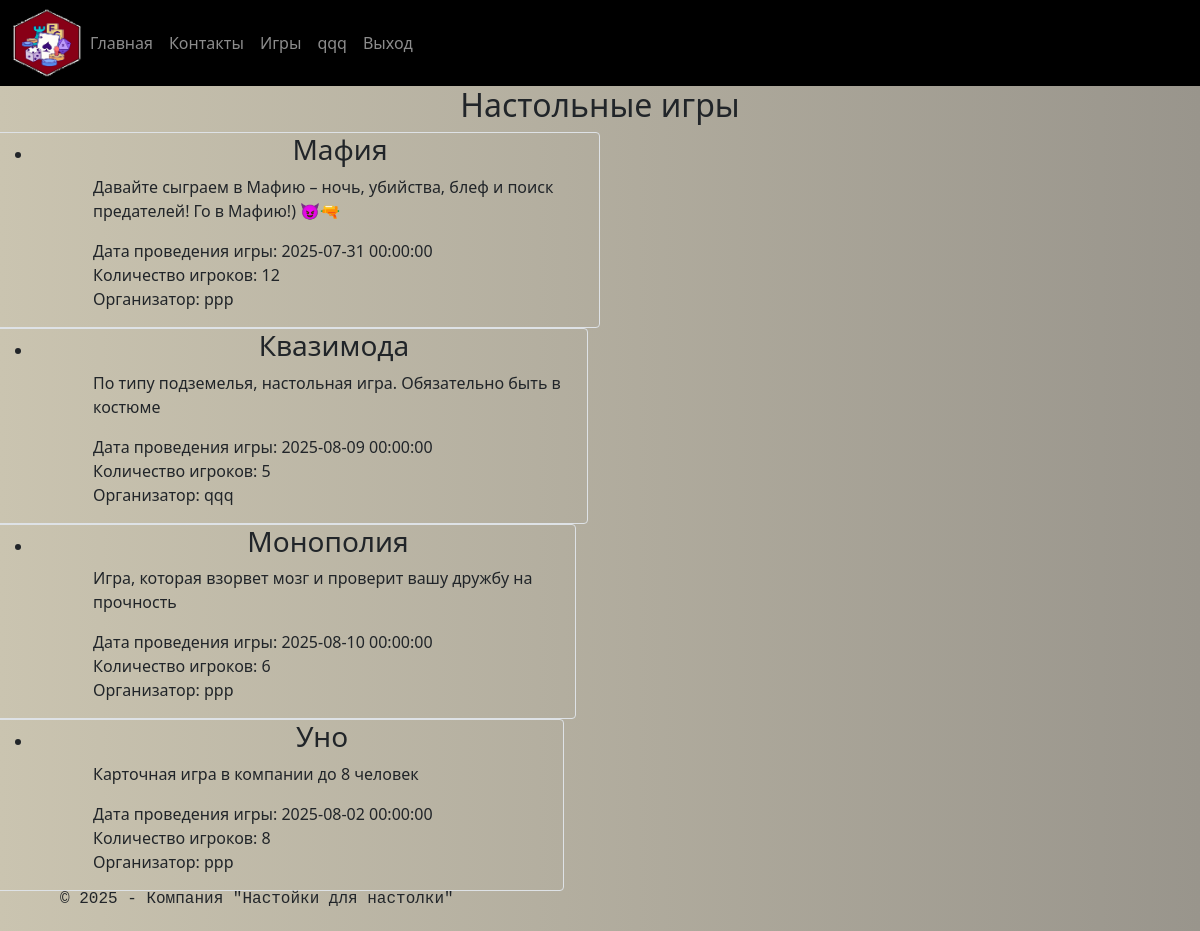
/boardgames (signed in), run on the app's committed database.
### data/users.py (models this page shows, shortened)
class Player(SqlAlchemyBase, UserMixin, SerializerMixin):
    __tablename__ = 'players'
    id = sqlalchemy.Column(sqlalchemy.Integer,
                           primary_key=True, autoincrement=True)
    name = sqlalchemy.Column(sqlalchemy.String, nullable=True)
    about = sqlalchemy.Column(sqlalchemy.String, nullable=True)
    email = sqlalchemy.Column(sqlalchemy.String, unique=True,
                              index=True, nullable=True)
    hashed_password = sqlalchemy.Column(sqlalchemy.String,
                                        nullable=True)
    level = sqlalchemy.Column(sqlalchemy.Integer, default=False,
                           autoincrement=True)
    create_date = sqlalchemy.Column(sqlalchemy.DateTime,
                                    default=datetime.datetime.now())
    games = orm.relationship("Games", back_populates='owner', lazy="joined")
    teams = orm.relationship("Teams", back_populates='owner', lazy="joined")

### data/games.py (models this page shows, shortened)
class Games(SqlAlchemyBase, SerializerMixin):
    __tablename__ = 'boardgames'
    id = sqlalchemy.Column(sqlalchemy.Integer,
                           primary_key=True, autoincrement=True)
    name_game = sqlalchemy.Column(sqlalchemy.String, nullable=True)
    content = sqlalchemy.Column(sqlalchemy.String, nullable=True)
    event_date = sqlalchemy.Column(sqlalchemy.DateTime)
    create_date = sqlalchemy.Column(sqlalchemy.DateTime,
                                    default=datetime.now())
    count_players = sqlalchemy.Column(sqlalchemy.Integer, nullable=True)
    owner_id = sqlalchemy.Column(sqlalchemy.Integer,
                                sqlalchemy.ForeignKey("players.id"))
    owner = orm.relationship('Player', back_populates="games")

### main.py (the view)
@app.route('/boardgames')
def show_games():
    db_sess = db_session.create_session()
    games = db_sess.query(Games).filter(Games.event_date >= datetime.now()).all()
    return render_template('games.html',
                           title='Настольные игры', games=games, datetime=datetime)

### data/db_session.py (called while the page is built)
def create_session() -> Session:
    global __factory
    return __factory()

### main.py (called while the page is built)
@login_manager.user_loader
def load_user(user_id):
    db_sess = db_session.create_session()
    return db_sess.get(Player, user_id)

### templates/games.html (shortened to what this page needs)
{% extends "base.html" %}
{% block content %}
<h2>Настольные игры</h2>
{% for item in games %}
<div class="row">
    <div class="col-md-6 border rounded">
        <ul>
            <li>
                <div class="position_on_page">
                <h3>{{item.name_game}}</h3>
                <p>{{item.content}}</p>
                <div>Дата проведения игры: {{item.event_date}}</div>
                <div>Количество игроков: {{item.count_players}}</div>
                <div>Организатор: {{item.owner.name}}</div>
                    </div>
            </li>
        </ul>
    </div>
    {% endfor %}
    {% endblock %}

### templates/base.html (shortened to what this page needs)
<!doctype html>
<html lang="ru">
<head>
    <link href="https://cdn.jsdelivr.net/npm/bootstrap@5.0.2/dist/css/bootstrap.min.css" rel="stylesheet"
>
    <link rel="stylesheet" href="{{url_for('static', filename='css/style.css')}}">
</head>
<body>
<header class="navbar navbar-expand-md navbar-dark bd-navbar">
    <nav class="container-xxl flex-wrap flex-md-nowrap" aria-label="Main navigation">
        <div class="collapse navbar-collapse" id="bdNavbar">
            <img src="/static/img/ikon.jpg" alt="" width="70" height="70">
            <ul class="navbar-nav flex-row flex-wrap bd-navbar-nav pt-2 py-md-0">
                <li class="nav-item col-6 col-md-auto">
                    <a href="/" class="nav-link p-2 ">Главная</a>
                </li>
                <li class="nav-item col-6 col-md-auto">
                    <a href="/contacts" class="nav-link p-2 ">Контакты</a>
                </li>
                <li class="nav-item col-6 col-md-auto">
                    <a href="/boardgames" class="nav-link p-2 ">Игры</a>
                </li>
                {% if current_user.is_authenticated %}
                <li class="nav-item col-6 col-md-auto">
                    <a href="/personal-page" class="nav-link p-2 ">{{current_user.name}}</a>
                <li class="nav-item col-6 col-md-auto">
                    <a href="/logout" class="nav-link p-2 ">Выход</a>
                </li>
                    {% else %}
                    <a href="/login" class="nav-link p-2 ">Авторизация</a>
                </li>
                <li class="nav-item col-6 col-md-auto">
                    <a href="/register" class="nav-link p-2 ">Регистрация</a>
                </li>
                {% endif %}
            </ul>
        </div>
    </nav>
</header>
<div class="row">
    <main>
        {% block content %}{% endblock %}
    </main>
</div>
<p>&nbsp;</p>
<div class="fixed-bottom padding-left position_on_page">
    <footer class="bg-black text-grey text-left py-1 font-monospace">
        <p>&copy; 2025 &dash; Компания "Настойки для настолки"</p>
    </footer>
</div>
</body>
</html>

### static/css/style.css (style rules this page uses)
h1, h2, h3 { text-align: center; }
.position_on_page { margin-left: 30px; padding-left: 30px; }
body { margin: 0; background: linear-gradient(to right, #CAC4B0, #99958C); }
.bd-navbar { padding: .50rem 0; background-color: #000000; }

### data on the page
Player: name "qqq"
Games: name_game "Мафия", content "Давайте сыграем в Мафию – ночь, убийства, блеф и поиск предателей! Го в Мафию!) 😈🔫", event_date "2025-07-31 00:00:00", count_players "12", owner.name "ppp"
Games: name_game "Квазимода", content "По типу подземелья, настольная игра. Обязательно быть в костюме", event_date "2025-08-09 00:00:00", count_players "5", owner.name "qqq"
Games: name_game "Монополия", content "Игра, которая взорвет мозг и проверит вашу дружбу на прочность", event_date "2025-08-10 00:00:00", count_players "6", owner.name "ppp"
Games: name_game "Уно", content "Карточная игра в компании до 8 человек", event_date "2025-08-02 00:00:00", count_players "8", owner.name "ppp"
